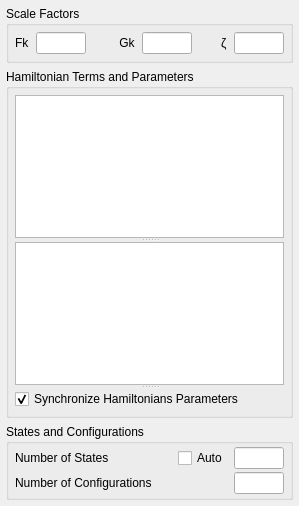
<?xml version="1.0" encoding="UTF-8"?>
<ui version="4.0">
 <class>hamiltonianPage</class>
 <widget class="QWidget" name="hamiltonianPage">
  <property name="geometry">
   <rect>
    <x>0</x>
    <y>0</y>
    <width>299</width>
    <height>506</height>
   </rect>
  </property>
  <property name="windowTitle">
   <string>Form</string>
  </property>
  <layout class="QVBoxLayout" name="verticalLayout">
   <property name="leftMargin">
    <number>6</number>
   </property>
   <property name="topMargin">
    <number>6</number>
   </property>
   <property name="rightMargin">
    <number>6</number>
   </property>
   <property name="bottomMargin">
    <number>6</number>
   </property>
   <item>
    <widget class="QGroupBox" name="scaleFactorsGroupBox">
     <property name="toolTip">
      <string>&lt;html&gt;&lt;head/&gt;&lt;body&gt;&lt;p&gt;Use the input boxes to change the scale factors for a specific type of atomic integrals; Slater radial integrals (direct and exchange), and spin-orbit coupling integrals.&lt;/p&gt;&lt;/body&gt;&lt;/html&gt;</string>
     </property>
     <property name="title">
      <string>Scale Factors</string>
     </property>
     <layout class="QVBoxLayout" name="scalingVBoxLayout">
      <property name="spacing">
       <number>6</number>
      </property>
      <property name="leftMargin">
       <number>6</number>
      </property>
      <property name="topMargin">
       <number>6</number>
      </property>
      <property name="rightMargin">
       <number>6</number>
      </property>
      <property name="bottomMargin">
       <number>6</number>
      </property>
      <item>
       <layout class="QHBoxLayout" name="scalingHBoxLayout">
        <item>
         <widget class="QLabel" name="gkLabel">
          <property name="text">
           <string>Fk</string>
          </property>
          <property name="alignment">
           <set>Qt::AlignLeading|Qt::AlignLeft|Qt::AlignVCenter</set>
          </property>
         </widget>
        </item>
        <item>
         <widget class="DoubleLineEdit" name="fkLineEdit">
          <property name="sizePolicy">
           <sizepolicy hsizetype="Fixed" vsizetype="Fixed">
            <horstretch>0</horstretch>
            <verstretch>0</verstretch>
           </sizepolicy>
          </property>
          <property name="maximumSize">
           <size>
            <width>50</width>
            <height>16777215</height>
           </size>
          </property>
          <property name="alignment">
           <set>Qt::AlignRight|Qt::AlignTrailing|Qt::AlignVCenter</set>
          </property>
         </widget>
        </item>
        <item>
         <spacer name="firstHorizontalSpacer">
          <property name="orientation">
           <enum>Qt::Horizontal</enum>
          </property>
          <property name="sizeHint" stdset="0">
           <size>
            <width>0</width>
            <height>0</height>
           </size>
          </property>
         </spacer>
        </item>
        <item>
         <widget class="QLabel" name="fkLabel">
          <property name="text">
           <string> Gk</string>
          </property>
          <property name="alignment">
           <set>Qt::AlignLeading|Qt::AlignLeft|Qt::AlignVCenter</set>
          </property>
         </widget>
        </item>
        <item>
         <widget class="DoubleLineEdit" name="gkLineEdit">
          <property name="sizePolicy">
           <sizepolicy hsizetype="Fixed" vsizetype="Fixed">
            <horstretch>0</horstretch>
            <verstretch>0</verstretch>
           </sizepolicy>
          </property>
          <property name="maximumSize">
           <size>
            <width>50</width>
            <height>16777215</height>
           </size>
          </property>
          <property name="alignment">
           <set>Qt::AlignRight|Qt::AlignTrailing|Qt::AlignVCenter</set>
          </property>
         </widget>
        </item>
        <item>
         <spacer name="secondHorizontalSpacer">
          <property name="orientation">
           <enum>Qt::Horizontal</enum>
          </property>
          <property name="sizeHint" stdset="0">
           <size>
            <width>0</width>
            <height>0</height>
           </size>
          </property>
         </spacer>
        </item>
        <item>
         <widget class="QLabel" name="zetaLabel">
          <property name="text">
           <string>ζ</string>
          </property>
          <property name="alignment">
           <set>Qt::AlignLeading|Qt::AlignLeft|Qt::AlignVCenter</set>
          </property>
         </widget>
        </item>
        <item>
         <widget class="DoubleLineEdit" name="zetaLineEdit">
          <property name="sizePolicy">
           <sizepolicy hsizetype="Fixed" vsizetype="Fixed">
            <horstretch>0</horstretch>
            <verstretch>0</verstretch>
           </sizepolicy>
          </property>
          <property name="maximumSize">
           <size>
            <width>50</width>
            <height>16777215</height>
           </size>
          </property>
          <property name="alignment">
           <set>Qt::AlignRight|Qt::AlignTrailing|Qt::AlignVCenter</set>
          </property>
         </widget>
        </item>
       </layout>
      </item>
     </layout>
    </widget>
   </item>
   <item>
    <widget class="QGroupBox" name="hamiltonianGroupBox">
     <property name="title">
      <string>Hamiltonian Terms and Parameters</string>
     </property>
     <layout class="QVBoxLayout" name="hamiltonianVBoxLayout">
      <property name="spacing">
       <number>6</number>
      </property>
      <property name="leftMargin">
       <number>6</number>
      </property>
      <property name="topMargin">
       <number>6</number>
      </property>
      <property name="rightMargin">
       <number>6</number>
      </property>
      <property name="bottomMargin">
       <number>6</number>
      </property>
      <item>
       <widget class="QSplitter" name="hamiltonianSplitter">
        <property name="orientation">
         <enum>Qt::Vertical</enum>
        </property>
        <widget class="QListView" name="termsView">
         <property name="enabled">
          <bool>true</bool>
         </property>
         <property name="toolTip">
          <string>&lt;html&gt;&lt;head/&gt;&lt;body&gt;&lt;p&gt;Use the check boxes to select the Hamiltonian terms included in the calculation. Left-click on the term's name to display its parameters in the view below. &lt;/p&gt;&lt;/body&gt;&lt;/html&gt;</string>
         </property>
         <property name="tabKeyNavigation">
          <bool>true</bool>
         </property>
         <property name="alternatingRowColors">
          <bool>true</bool>
         </property>
        </widget>
        <widget class="TreeView" name="parametersView">
         <property name="toolTip">
          <string>&lt;html&gt;&lt;head/&gt;&lt;body&gt;&lt;p&gt;Double-click to edit the value or the scale factor of a parameter.&lt;/p&gt;&lt;/body&gt;&lt;/html&gt;</string>
         </property>
         <property name="frameShape">
          <enum>QFrame::StyledPanel</enum>
         </property>
         <property name="alternatingRowColors">
          <bool>true</bool>
         </property>
         <property name="indentation">
          <number>15</number>
         </property>
        </widget>
        <widget class="QWidget" name="horizontalLayoutWidget">
         <layout class="QHBoxLayout" name="syncParametersHBoxLayout">
          <item>
           <widget class="CheckBox" name="syncParametersCheckBox">
            <property name="text">
             <string>Synchronize Hamiltonians Parameters</string>
            </property>
            <property name="checked">
             <bool>true</bool>
            </property>
           </widget>
          </item>
         </layout>
        </widget>
       </widget>
      </item>
     </layout>
    </widget>
   </item>
   <item>
    <widget class="QGroupBox" name="statesAndConfigurationsGroupBox">
     <property name="title">
      <string>States and Configurations</string>
     </property>
     <layout class="QVBoxLayout" name="verticalLayout_6">
      <property name="spacing">
       <number>3</number>
      </property>
      <property name="leftMargin">
       <number>6</number>
      </property>
      <property name="topMargin">
       <number>3</number>
      </property>
      <property name="rightMargin">
       <number>6</number>
      </property>
      <property name="bottomMargin">
       <number>3</number>
      </property>
      <item>
       <layout class="QHBoxLayout" name="nPsisHBoxLayout">
        <property name="spacing">
         <number>6</number>
        </property>
        <item>
         <widget class="QLabel" name="nStatesLabel">
          <property name="toolTip">
           <string>&lt;html&gt;&lt;head/&gt;&lt;body&gt;&lt;p&gt;Use the input box to change the number of states of the initial Hamiltonian included in the calculation. If &lt;span style=&quot; font-weight:600;&quot;&gt;Auto&lt;/span&gt; is checked, the number will be detemined based on the Boltzmann probabilities at the given temperature.&lt;/p&gt;&lt;/body&gt;&lt;/html&gt;</string>
          </property>
          <property name="text">
           <string>Number of States</string>
          </property>
         </widget>
        </item>
        <item>
         <spacer name="horizontalSpacer">
          <property name="orientation">
           <enum>Qt::Horizontal</enum>
          </property>
          <property name="sizeHint" stdset="0">
           <size>
            <width>40</width>
            <height>20</height>
           </size>
          </property>
         </spacer>
        </item>
        <item>
         <widget class="CheckBox" name="nStatesAutoCheckBox">
          <property name="sizePolicy">
           <sizepolicy hsizetype="Minimum" vsizetype="Fixed">
            <horstretch>0</horstretch>
            <verstretch>0</verstretch>
           </sizepolicy>
          </property>
          <property name="text">
           <string>Auto</string>
          </property>
         </widget>
        </item>
        <item>
         <widget class="IntLineEdit" name="nStatesLineEdit">
          <property name="enabled">
           <bool>true</bool>
          </property>
          <property name="sizePolicy">
           <sizepolicy hsizetype="Fixed" vsizetype="Fixed">
            <horstretch>0</horstretch>
            <verstretch>0</verstretch>
           </sizepolicy>
          </property>
          <property name="maximumSize">
           <size>
            <width>50</width>
            <height>16777215</height>
           </size>
          </property>
          <property name="alignment">
           <set>Qt::AlignRight|Qt::AlignTrailing|Qt::AlignVCenter</set>
          </property>
         </widget>
        </item>
       </layout>
      </item>
      <item>
       <layout class="QHBoxLayout" name="nConfigurationsHBoxLayout">
        <item>
         <widget class="QLabel" name="nConfigurationsLabel">
          <property name="toolTip">
           <string>&lt;html&gt;&lt;head/&gt;&lt;body&gt;&lt;p&gt;Use the input box to change the number of configurations to include in configuration interaction (CI) calculations. The option is only available for calculations where ligands are included.&lt;/p&gt;&lt;/body&gt;&lt;/html&gt;</string>
          </property>
          <property name="text">
           <string>Number of Configurations</string>
          </property>
         </widget>
        </item>
        <item>
         <widget class="IntLineEdit" name="nConfigurationsLineEdit">
          <property name="sizePolicy">
           <sizepolicy hsizetype="Fixed" vsizetype="Fixed">
            <horstretch>0</horstretch>
            <verstretch>0</verstretch>
           </sizepolicy>
          </property>
          <property name="maximumSize">
           <size>
            <width>50</width>
            <height>16777215</height>
           </size>
          </property>
          <property name="alignment">
           <set>Qt::AlignRight|Qt::AlignTrailing|Qt::AlignVCenter</set>
          </property>
         </widget>
        </item>
       </layout>
      </item>
     </layout>
    </widget>
   </item>
  </layout>
 </widget>
 <customwidgets>
  <customwidget>
   <class>DoubleLineEdit</class>
   <extends>QLineEdit</extends>
   <header>.widgets</header>
  </customwidget>
  <customwidget>
   <class>TreeView</class>
   <extends>QTreeView</extends>
   <header>.views</header>
  </customwidget>
  <customwidget>
   <class>IntLineEdit</class>
   <extends>QLineEdit</extends>
   <header>.widgets</header>
  </customwidget>
  <customwidget>
   <class>CheckBox</class>
   <extends>QCheckBox</extends>
   <header>.widgets</header>
  </customwidget>
 </customwidgets>
 <resources/>
 <connections/>
</ui>
